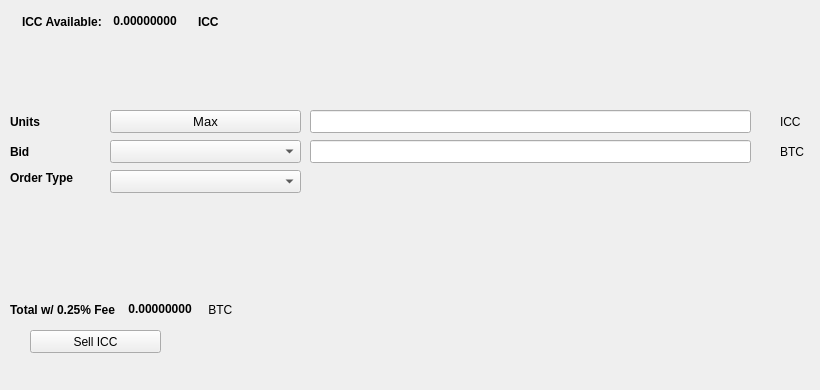
   <widget class="QWidget" name="SellTab">
    <attribute name="title">
     <string>Sell</string>
    </attribute>
    <widget class="QLabel" name="label_16">
     <property name="geometry">
      <rect>
       <x>780</x>
       <y>140</y>
       <width>31</width>
       <height>23</height>
      </rect>
     </property>
     <property name="text">
      <string>BTC</string>
     </property>
    </widget>
    <widget class="QComboBox" name="SellBidcomboBox">
     <property name="geometry">
      <rect>
       <x>110</x>
       <y>140</y>
       <width>191</width>
       <height>23</height>
      </rect>
     </property>
     <property name="font">
      <font>
       <pointsize>10</pointsize>
      </font>
     </property>
    </widget>
    <widget class="QLabel" name="label_18">
     <property name="geometry">
      <rect>
       <x>10</x>
       <y>110</y>
       <width>46</width>
       <height>23</height>
      </rect>
     </property>
     <property name="font">
      <font>
       <weight>75</weight>
       <bold>true</bold>
      </font>
     </property>
     <property name="text">
      <string>Units</string>
     </property>
    </widget>
    <widget class="QPushButton" name="Sell_Max_Amount">
     <property name="geometry">
      <rect>
       <x>110</x>
       <y>110</y>
       <width>191</width>
       <height>23</height>
      </rect>
     </property>
     <property name="font">
      <font>
       <pointsize>10</pointsize>
      </font>
     </property>
     <property name="text">
      <string>Max</string>
     </property>
    </widget>
    <widget class="QLabel" name="label_20">
     <property name="geometry">
      <rect>
       <x>10</x>
       <y>170</y>
       <width>91</width>
       <height>16</height>
      </rect>
     </property>
     <property name="font">
      <font>
       <weight>75</weight>
       <bold>true</bold>
      </font>
     </property>
     <property name="text">
      <string>Order Type</string>
     </property>
    </widget>
    <widget class="QComboBox" name="SellOrdertypeCombo">
     <property name="geometry">
      <rect>
       <x>110</x>
       <y>170</y>
       <width>191</width>
       <height>23</height>
      </rect>
     </property>
     <property name="font">
      <font>
       <pointsize>10</pointsize>
      </font>
     </property>
    </widget>
    <widget class="QLabel" name="label_21">
     <property name="geometry">
      <rect>
       <x>10</x>
       <y>140</y>
       <width>46</width>
       <height>23</height>
      </rect>
     </property>
     <property name="font">
      <font>
       <weight>75</weight>
       <bold>true</bold>
      </font>
     </property>
     <property name="text">
      <string>Bid</string>
     </property>
    </widget>
    <widget class="QLabel" name="label_22">
     <property name="geometry">
      <rect>
       <x>780</x>
       <y>110</y>
       <width>31</width>
       <height>23</height>
      </rect>
     </property>
     <property name="text">
      <string>ICC</string>
     </property>
    </widget>
    <widget class="QLineEdit" name="UnitsInputICC">
     <property name="geometry">
      <rect>
       <x>310</x>
       <y>110</y>
       <width>441</width>
       <height>23</height>
      </rect>
     </property>
     <property name="font">
      <font>
       <pointsize>9</pointsize>
       <weight>75</weight>
       <bold>true</bold>
      </font>
     </property>
    </widget>
    <widget class="QLineEdit" name="SellBidPriceEdit">
     <property name="geometry">
      <rect>
       <x>310</x>
       <y>140</y>
       <width>441</width>
       <height>23</height>
      </rect>
     </property>
     <property name="font">
      <font>
       <pointsize>9</pointsize>
       <weight>75</weight>
       <bold>true</bold>
      </font>
     </property>
    </widget>
    <widget class="QPushButton" name="SellICCBTN">
     <property name="geometry">
      <rect>
       <x>30</x>
       <y>330</y>
       <width>131</width>
       <height>23</height>
      </rect>
     </property>
     <property name="text">
      <string>Sell ICC</string>
     </property>
     <property name="icon">
      <iconset resource="../icc">
       <normaloff>:/icons/bitcoin</normaloff>:/icons/bitcoin</iconset>
     </property>
    </widget>
    <widget class="QWidget" name="layoutWidget3">
     <property name="geometry">
      <rect>
       <x>22</x>
       <y>12</y>
       <width>258</width>
       <height>19</height>
      </rect>
     </property>
     <layout class="QHBoxLayout" name="horizontalLayout">
      <item>
       <widget class="QLabel" name="label232_2">
        <property name="font">
         <font>
          <weight>75</weight>
          <bold>true</bold>
         </font>
        </property>
        <property name="text">
         <string>ICC Available:</string>
        </property>
       </widget>
      </item>
      <item>
       <widget class="QLabel" name="ICCAvailableLabel">
        <property name="palette">
         <palette>
          <active>
           <colorrole role="WindowText">
            <brush brushstyle="SolidPattern">
             <color alpha="255">
              <red>0</red>
              <green>0</green>
              <blue>0</blue>
             </color>
            </brush>
           </colorrole>
           <colorrole role="Button">
            <brush brushstyle="SolidPattern">
             <color alpha="255">
              <red>0</red>
              <green>170</green>
              <blue>0</blue>
             </color>
            </brush>
           </colorrole>
           <colorrole role="Light">
            <brush brushstyle="SolidPattern">
             <color alpha="255">
              <red>0</red>
              <green>255</green>
              <blue>0</blue>
             </color>
            </brush>
           </colorrole>
           <colorrole role="Midlight">
            <brush brushstyle="SolidPattern">
             <color alpha="255">
              <red>0</red>
              <green>212</green>
              <blue>0</blue>
             </color>
            </brush>
           </colorrole>
           <colorrole role="Dark">
            <brush brushstyle="SolidPattern">
             <color alpha="255">
              <red>0</red>
              <green>85</green>
              <blue>0</blue>
             </color>
            </brush>
           </colorrole>
           <colorrole role="Mid">
            <brush brushstyle="SolidPattern">
             <color alpha="255">
              <red>0</red>
              <green>113</green>
              <blue>0</blue>
             </color>
            </brush>
           </colorrole>
           <colorrole role="Text">
            <brush brushstyle="SolidPattern">
             <color alpha="255">
              <red>0</red>
              <green>170</green>
              <blue>0</blue>
             </color>
            </brush>
           </colorrole>
           <colorrole role="BrightText">
            <brush brushstyle="SolidPattern">
             <color alpha="255">
              <red>255</red>
              <green>255</green>
              <blue>255</blue>
             </color>
            </brush>
           </colorrole>
           <colorrole role="ButtonText">
            <brush brushstyle="SolidPattern">
             <color alpha="255">
              <red>0</red>
              <green>0</green>
              <blue>0</blue>
             </color>
            </brush>
           </colorrole>
           <colorrole role="Base">
            <brush brushstyle="SolidPattern">
             <color alpha="255">
              <red>255</red>
              <green>255</green>
              <blue>255</blue>
             </color>
            </brush>
           </colorrole>
           <colorrole role="Window">
            <brush brushstyle="SolidPattern">
             <color alpha="255">
              <red>0</red>
              <green>170</green>
              <blue>0</blue>
             </color>
            </brush>
           </colorrole>
           <colorrole role="Shadow">
            <brush brushstyle="SolidPattern">
             <color alpha="255">
              <red>0</red>
              <green>0</green>
              <blue>0</blue>
             </color>
            </brush>
           </colorrole>
           <colorrole role="AlternateBase">
            <brush brushstyle="SolidPattern">
             <color alpha="255">
              <red>127</red>
              <green>212</green>
              <blue>127</blue>
             </color>
            </brush>
           </colorrole>
           <colorrole role="ToolTipBase">
            <brush brushstyle="SolidPattern">
             <color alpha="255">
              <red>255</red>
              <green>255</green>
              <blue>220</blue>
             </color>
            </brush>
           </colorrole>
           <colorrole role="ToolTipText">
            <brush brushstyle="SolidPattern">
             <color alpha="255">
              <red>0</red>
              <green>0</green>
              <blue>0</blue>
             </color>
            </brush>
           </colorrole>
          </active>
          <inactive>
           <colorrole role="WindowText">
            <brush brushstyle="SolidPattern">
             <color alpha="255">
              <red>0</red>
              <green>0</green>
              <blue>0</blue>
             </color>
            </brush>
           </colorrole>
           <colorrole role="Button">
            <brush brushstyle="SolidPattern">
             <color alpha="255">
              <red>0</red>
              <green>170</green>
              <blue>0</blue>
             </color>
            </brush>
           </colorrole>
           <colorrole role="Light">
            <brush brushstyle="SolidPattern">
             <color alpha="255">
              <red>0</red>
              <green>255</green>
              <blue>0</blue>
             </color>
            </brush>
           </colorrole>
           <colorrole role="Midlight">
            <brush brushstyle="SolidPattern">
             <color alpha="255">
              <red>0</red>
              <green>212</green>
              <blue>0</blue>
             </color>
            </brush>
           </colorrole>
           <colorrole role="Dark">
            <brush brushstyle="SolidPattern">
             <color alpha="255">
              <red>0</red>
              <green>85</green>
              <blue>0</blue>
             </color>
            </brush>
           </colorrole>
           <colorrole role="Mid">
            <brush brushstyle="SolidPattern">
             <color alpha="255">
              <red>0</red>
              <green>113</green>
              <blue>0</blue>
             </color>
            </brush>
           </colorrole>
           <colorrole role="Text">
            <brush brushstyle="SolidPattern">
             <color alpha="255">
              <red>0</red>
              <green>170</green>
              <blue>0</blue>
             </color>
            </brush>
           </colorrole>
           <colorrole role="BrightText">
            <brush brushstyle="SolidPattern">
             <color alpha="255">
              <red>255</red>
              <green>255</green>
              <blue>255</blue>
             </color>
            </brush>
           </colorrole>
           <colorrole role="ButtonText">
            <brush brushstyle="SolidPattern">
             <color alpha="255">
              <red>0</red>
              <green>0</green>
              <blue>0</blue>
             </color>
            </brush>
           </colorrole>
           <colorrole role="Base">
            <brush brushstyle="SolidPattern">
             <color alpha="255">
              <red>255</red>
              <green>255</green>
              <blue>255</blue>
             </color>
            </brush>
           </colorrole>
           <colorrole role="Window">
            <brush brushstyle="SolidPattern">
             <color alpha="255">
              <red>0</red>
              <green>170</green>
              <blue>0</blue>
             </color>
            </brush>
           </colorrole>
           <colorrole role="Shadow">
            <brush brushstyle="SolidPattern">
             <color alpha="255">
              <red>0</red>
              <green>0</green>
              <blue>0</blue>
             </color>
            </brush>
           </colorrole>
           <colorrole role="AlternateBase">
            <brush brushstyle="SolidPattern">
             <color alpha="255">
              <red>127</red>
              <green>212</green>
              <blue>127</blue>
             </color>
            </brush>
           </colorrole>
           <colorrole role="ToolTipBase">
            <brush brushstyle="SolidPattern">
             <color alpha="255">
              <red>255</red>
              <green>255</green>
              <blue>220</blue>
             </color>
            </brush>
           </colorrole>
           <colorrole role="ToolTipText">
            <brush brushstyle="SolidPattern">
             <color alpha="255">
              <red>0</red>
              <green>0</green>
              <blue>0</blue>
             </color>
            </brush>
           </colorrole>
          </inactive>
          <disabled>
           <colorrole role="WindowText">
            <brush brushstyle="SolidPattern">
             <color alpha="255">
              <red>0</red>
              <green>85</green>
              <blue>0</blue>
             </color>
            </brush>
           </colorrole>
           <colorrole role="Button">
            <brush brushstyle="SolidPattern">
             <color alpha="255">
              <red>0</red>
              <green>170</green>
              <blue>0</blue>
             </color>
            </brush>
           </colorrole>
           <colorrole role="Light">
            <brush brushstyle="SolidPattern">
             <color alpha="255">
              <red>0</red>
              <green>255</green>
              <blue>0</blue>
             </color>
            </brush>
           </colorrole>
           <colorrole role="Midlight">
            <brush brushstyle="SolidPattern">
             <color alpha="255">
              <red>0</red>
              <green>212</green>
              <blue>0</blue>
             </color>
            </brush>
           </colorrole>
           <colorrole role="Dark">
            <brush brushstyle="SolidPattern">
             <color alpha="255">
              <red>0</red>
              <green>85</green>
              <blue>0</blue>
             </color>
            </brush>
           </colorrole>
           <colorrole role="Mid">
            <brush brushstyle="SolidPattern">
             <color alpha="255">
              <red>0</red>
              <green>113</green>
              <blue>0</blue>
             </color>
            </brush>
           </colorrole>
           <colorrole role="Text">
            <brush brushstyle="SolidPattern">
             <color alpha="255">
              <red>0</red>
              <green>85</green>
              <blue>0</blue>
             </color>
            </brush>
           </colorrole>
           <colorrole role="BrightText">
            <brush brushstyle="SolidPattern">
             <color alpha="255">
              <red>255</red>
              <green>255</green>
              <blue>255</blue>
             </color>
            </brush>
           </colorrole>
           <colorrole role="ButtonText">
            <brush brushstyle="SolidPattern">
             <color alpha="255">
              <red>0</red>
              <green>85</green>
              <blue>0</blue>
             </color>
            </brush>
           </colorrole>
           <colorrole role="Base">
            <brush brushstyle="SolidPattern">
             <color alpha="255">
              <red>0</red>
              <green>170</green>
              <blue>0</blue>
             </color>
            </brush>
           </colorrole>
           <colorrole role="Window">
            <brush brushstyle="SolidPattern">
             <color alpha="255">
              <red>0</red>
              <green>170</green>
              <blue>0</blue>
             </color>
            </brush>
           </colorrole>
           <colorrole role="Shadow">
            <brush brushstyle="SolidPattern">
             <color alpha="255">
              <red>0</red>
              <green>0</green>
              <blue>0</blue>
             </color>
            </brush>
           </colorrole>
           <colorrole role="AlternateBase">
            <brush brushstyle="SolidPattern">
             <color alpha="255">
              <red>0</red>
              <green>170</green>
              <blue>0</blue>
             </color>
            </brush>
           </colorrole>
           <colorrole role="ToolTipBase">
            <brush brushstyle="SolidPattern">
             <color alpha="255">
              <red>255</red>
              <green>255</green>
              <blue>220</blue>
             </color>
            </brush>
           </colorrole>
           <colorrole role="ToolTipText">
            <brush brushstyle="SolidPattern">
             <color alpha="255">
              <red>0</red>
              <green>0</green>
              <blue>0</blue>
             </color>
            </brush>
           </colorrole>
          </disabled>
         </palette>
        </property>
        <property name="font">
         <font>
          <weight>75</weight>
          <bold>true</bold>
         </font>
        </property>
        <property name="text">
         <string> 0.00000000 </string>
        </property>
        <property name="textInteractionFlags">
         <set>Qt::LinksAccessibleByMouse|Qt::TextSelectableByKeyboard|Qt::TextSelectableByMouse</set>
        </property>
       </widget>
      </item>
      <item>
       <widget class="QLabel" name="labelICC">
        <property name="font">
         <font>
          <weight>75</weight>
          <bold>true</bold>
         </font>
        </property>
        <property name="text">
         <string>ICC</string>
        </property>
       </widget>
      </item>
     </layout>
    </widget>
    <widget class="QWidget" name="layoutWidget">
     <property name="geometry">
      <rect>
       <x>10</x>
       <y>300</y>
       <width>268</width>
       <height>19</height>
      </rect>
     </property>
     <layout class="QHBoxLayout" name="horizontalLayout_2">
      <item>
       <widget class="QLabel" name="label_19">
        <property name="font">
         <font>
          <weight>75</weight>
          <bold>true</bold>
         </font>
        </property>
        <property name="text">
         <string>Total w/ 0.25% Fee </string>
        </property>
       </widget>
      </item>
      <item>
       <widget class="QLabel" name="SellCostLabel">
        <property name="palette">
         <palette>
          <active>
           <colorrole role="WindowText">
            <brush brushstyle="SolidPattern">
             <color alpha="255">
              <red>0</red>
              <green>0</green>
              <blue>0</blue>
             </color>
            </brush>
           </colorrole>
           <colorrole role="Button">
            <brush brushstyle="SolidPattern">
             <color alpha="255">
              <red>0</red>
              <green>170</green>
              <blue>0</blue>
             </color>
            </brush>
           </colorrole>
           <colorrole role="Light">
            <brush brushstyle="SolidPattern">
             <color alpha="255">
              <red>0</red>
              <green>255</green>
              <blue>0</blue>
             </color>
            </brush>
           </colorrole>
           <colorrole role="Midlight">
            <brush brushstyle="SolidPattern">
             <color alpha="255">
              <red>0</red>
              <green>212</green>
              <blue>0</blue>
             </color>
            </brush>
           </colorrole>
           <colorrole role="Dark">
            <brush brushstyle="SolidPattern">
             <color alpha="255">
              <red>0</red>
              <green>85</green>
              <blue>0</blue>
             </color>
            </brush>
           </colorrole>
           <colorrole role="Mid">
            <brush brushstyle="SolidPattern">
             <color alpha="255">
              <red>0</red>
              <green>113</green>
              <blue>0</blue>
             </color>
            </brush>
           </colorrole>
           <colorrole role="Text">
            <brush brushstyle="SolidPattern">
             <color alpha="255">
              <red>0</red>
              <green>170</green>
              <blue>0</blue>
             </color>
            </brush>
           </colorrole>
           <colorrole role="BrightText">
            <brush brushstyle="SolidPattern">
             <color alpha="255">
              <red>255</red>
              <green>255</green>
              <blue>255</blue>
             </color>
            </brush>
           </colorrole>
           <colorrole role="ButtonText">
            <brush brushstyle="SolidPattern">
             <color alpha="255">
              <red>0</red>
              <green>0</green>
              <blue>0</blue>
             </color>
            </brush>
           </colorrole>
           <colorrole role="Base">
            <brush brushstyle="SolidPattern">
             <color alpha="255">
              <red>255</red>
              <green>255</green>
              <blue>255</blue>
             </color>
            </brush>
           </colorrole>
           <colorrole role="Window">
            <brush brushstyle="SolidPattern">
             <color alpha="255">
              <red>0</red>
              <green>170</green>
              <blue>0</blue>
             </color>
            </brush>
           </colorrole>
           <colorrole role="Shadow">
            <brush brushstyle="SolidPattern">
             <color alpha="255">
              <red>0</red>
              <green>0</green>
              <blue>0</blue>
             </color>
            </brush>
           </colorrole>
           <colorrole role="AlternateBase">
            <brush brushstyle="SolidPattern">
             <color alpha="255">
              <red>127</red>
              <green>212</green>
              <blue>127</blue>
             </color>
            </brush>
           </colorrole>
           <colorrole role="ToolTipBase">
            <brush brushstyle="SolidPattern">
             <color alpha="255">
              <red>255</red>
              <green>255</green>
              <blue>220</blue>
             </color>
            </brush>
           </colorrole>
           <colorrole role="ToolTipText">
            <brush brushstyle="SolidPattern">
             <color alpha="255">
              <red>0</red>
              <green>0</green>
              <blue>0</blue>
             </color>
            </brush>
           </colorrole>
          </active>
          <inactive>
           <colorrole role="WindowText">
            <brush brushstyle="SolidPattern">
             <color alpha="255">
              <red>0</red>
              <green>0</green>
              <blue>0</blue>
             </color>
            </brush>
           </colorrole>
           <colorrole role="Button">
            <brush brushstyle="SolidPattern">
             <color alpha="255">
              <red>0</red>
              <green>170</green>
              <blue>0</blue>
             </color>
            </brush>
           </colorrole>
           <colorrole role="Light">
            <brush brushstyle="SolidPattern">
             <color alpha="255">
              <red>0</red>
              <green>255</green>
              <blue>0</blue>
             </color>
            </brush>
           </colorrole>
           <colorrole role="Midlight">
            <brush brushstyle="SolidPattern">
             <color alpha="255">
              <red>0</red>
              <green>212</green>
              <blue>0</blue>
             </color>
            </brush>
           </colorrole>
           <colorrole role="Dark">
            <brush brushstyle="SolidPattern">
             <color alpha="255">
              <red>0</red>
              <green>85</green>
              <blue>0</blue>
             </color>
            </brush>
           </colorrole>
           <colorrole role="Mid">
            <brush brushstyle="SolidPattern">
             <color alpha="255">
              <red>0</red>
              <green>113</green>
              <blue>0</blue>
             </color>
            </brush>
           </colorrole>
           <colorrole role="Text">
            <brush brushstyle="SolidPattern">
             <color alpha="255">
              <red>0</red>
              <green>170</green>
              <blue>0</blue>
             </color>
            </brush>
           </colorrole>
           <colorrole role="BrightText">
            <brush brushstyle="SolidPattern">
             <color alpha="255">
              <red>255</red>
              <green>255</green>
              <blue>255</blue>
             </color>
            </brush>
           </colorrole>
           <colorrole role="ButtonText">
            <brush brushstyle="SolidPattern">
             <color alpha="255">
              <red>0</red>
              <green>0</green>
              <blue>0</blue>
             </color>
            </brush>
           </colorrole>
           <colorrole role="Base">
            <brush brushstyle="SolidPattern">
             <color alpha="255">
              <red>255</red>
              <green>255</green>
              <blue>255</blue>
             </color>
            </brush>
           </colorrole>
           <colorrole role="Window">
            <brush brushstyle="SolidPattern">
             <color alpha="255">
              <red>0</red>
              <green>170</green>
              <blue>0</blue>
             </color>
            </brush>
           </colorrole>
           <colorrole role="Shadow">
            <brush brushstyle="SolidPattern">
             <color alpha="255">
              <red>0</red>
              <green>0</green>
              <blue>0</blue>
             </color>
            </brush>
           </colorrole>
           <colorrole role="AlternateBase">
            <brush brushstyle="SolidPattern">
             <color alpha="255">
              <red>127</red>
              <green>212</green>
              <blue>127</blue>
             </color>
            </brush>
           </colorrole>
           <colorrole role="ToolTipBase">
            <brush brushstyle="SolidPattern">
             <color alpha="255">
              <red>255</red>
              <green>255</green>
              <blue>220</blue>
             </color>
            </brush>
           </colorrole>
           <colorrole role="ToolTipText">
            <brush brushstyle="SolidPattern">
             <color alpha="255">
              <red>0</red>
              <green>0</green>
              <blue>0</blue>
             </color>
            </brush>
           </colorrole>
          </inactive>
          <disabled>
           <colorrole role="WindowText">
            <brush brushstyle="SolidPattern">
             <color alpha="255">
              <red>0</red>
              <green>85</green>
              <blue>0</blue>
             </color>
            </brush>
           </colorrole>
           <colorrole role="Button">
            <brush brushstyle="SolidPattern">
             <color alpha="255">
              <red>0</red>
              <green>170</green>
              <blue>0</blue>
             </color>
            </brush>
           </colorrole>
           <colorrole role="Light">
            <brush brushstyle="SolidPattern">
             <color alpha="255">
              <red>0</red>
              <green>255</green>
              <blue>0</blue>
             </color>
            </brush>
           </colorrole>
           <colorrole role="Midlight">
            <brush brushstyle="SolidPattern">
             <color alpha="255">
              <red>0</red>
              <green>212</green>
              <blue>0</blue>
             </color>
            </brush>
           </colorrole>
           <colorrole role="Dark">
            <brush brushstyle="SolidPattern">
             <color alpha="255">
              <red>0</red>
              <green>85</green>
              <blue>0</blue>
             </color>
            </brush>
           </colorrole>
           <colorrole role="Mid">
            <brush brushstyle="SolidPattern">
             <color alpha="255">
              <red>0</red>
              <green>113</green>
              <blue>0</blue>
             </color>
            </brush>
           </colorrole>
           <colorrole role="Text">
            <brush brushstyle="SolidPattern">
             <color alpha="255">
              <red>0</red>
              <green>85</green>
              <blue>0</blue>
             </color>
            </brush>
           </colorrole>
           <colorrole role="BrightText">
            <brush brushstyle="SolidPattern">
             <color alpha="255">
              <red>255</red>
              <green>255</green>
              <blue>255</blue>
             </color>
            </brush>
           </colorrole>
           <colorrole role="ButtonText">
            <brush brushstyle="SolidPattern">
             <color alpha="255">
              <red>0</red>
              <green>85</green>
              <blue>0</blue>
             </color>
            </brush>
           </colorrole>
           <colorrole role="Base">
            <brush brushstyle="SolidPattern">
             <color alpha="255">
              <red>0</red>
              <green>170</green>
              <blue>0</blue>
             </color>
            </brush>
           </colorrole>
           <colorrole role="Window">
            <brush brushstyle="SolidPattern">
             <color alpha="255">
              <red>0</red>
              <green>170</green>
              <blue>0</blue>
             </color>
            </brush>
           </colorrole>
           <colorrole role="Shadow">
            <brush brushstyle="SolidPattern">
             <color alpha="255">
              <red>0</red>
              <green>0</green>
              <blue>0</blue>
             </color>
            </brush>
           </colorrole>
           <colorrole role="AlternateBase">
            <brush brushstyle="SolidPattern">
             <color alpha="255">
              <red>0</red>
              <green>170</green>
              <blue>0</blue>
             </color>
            </brush>
           </colorrole>
           <colorrole role="ToolTipBase">
            <brush brushstyle="SolidPattern">
             <color alpha="255">
              <red>255</red>
              <green>255</green>
              <blue>220</blue>
             </color>
            </brush>
           </colorrole>
           <colorrole role="ToolTipText">
            <brush brushstyle="SolidPattern">
             <color alpha="255">
              <red>0</red>
              <green>0</green>
              <blue>0</blue>
             </color>
            </brush>
           </colorrole>
          </disabled>
         </palette>
        </property>
        <property name="font">
         <font>
          <weight>75</weight>
          <bold>true</bold>
         </font>
        </property>
        <property name="autoFillBackground">
         <bool>false</bool>
        </property>
        <property name="text">
         <string> 0.00000000</string>
        </property>
        <property name="textInteractionFlags">
         <set>Qt::LinksAccessibleByMouse|Qt::TextSelectableByMouse</set>
        </property>
       </widget>
      </item>
      <item>
       <widget class="QLabel" name="label_17">
        <property name="font">
         <font>
          <weight>50</weight>
          <bold>false</bold>
         </font>
        </property>
        <property name="text">
         <string> BTC</string>
        </property>
       </widget>
      </item>
     </layout>
    </widget>
    <widget class="QLabel" name="label_23">
     <property name="geometry">
      <rect>
       <x>460</x>
       <y>300</y>
       <width>281</width>
       <height>81</height>
      </rect>
     </property>
     <property name="text">
      <string/>
     </property>
     <property name="pixmap">
      <pixmap>:/images/bittrex</pixmap>
     </property>
    </widget>
   </widget>
